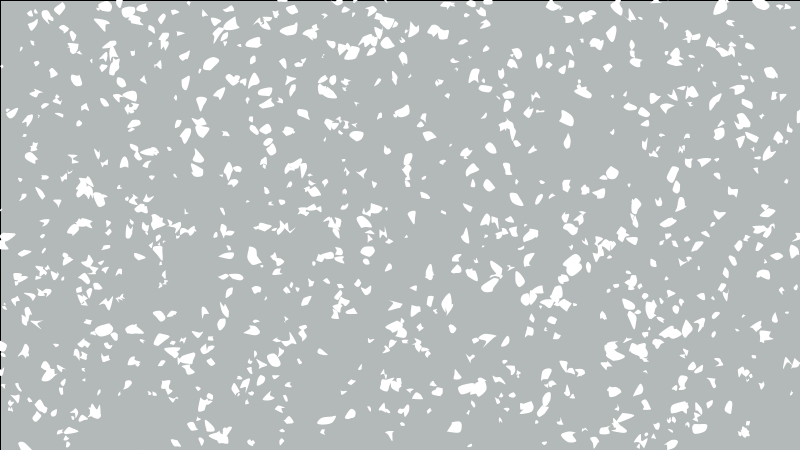
Frame 1 (no input)
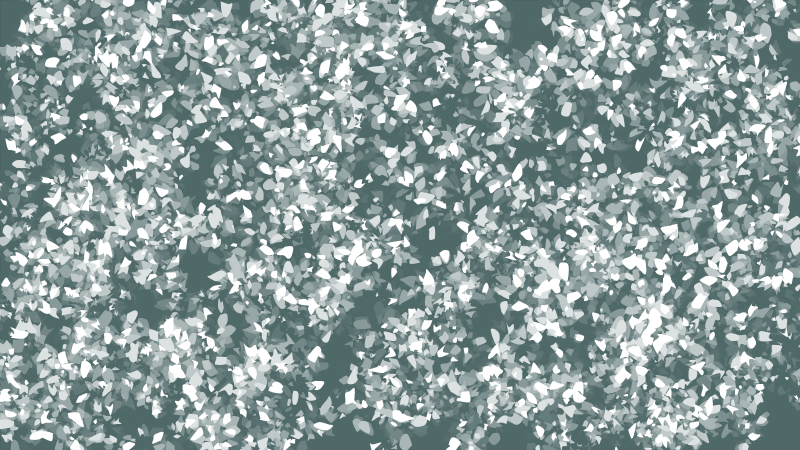
Frame 60 (the mouse pressed at the canvas centre just before this capture)
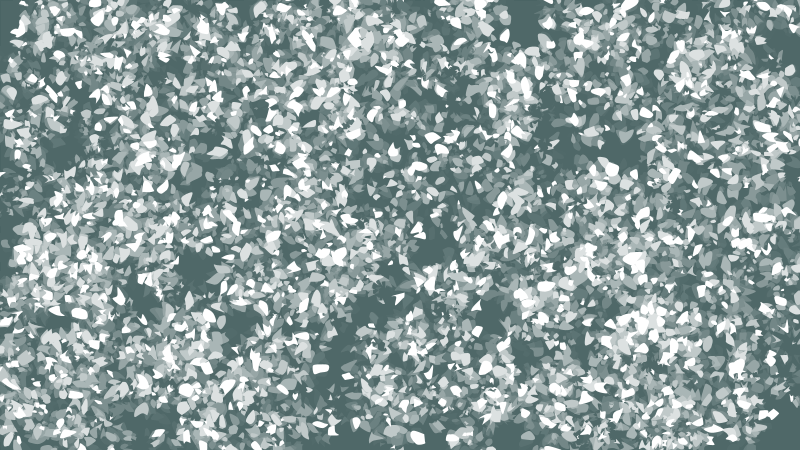
Frame 120 (the mouse held since frame 60 and released just before this capture)

The Processing sketch that drew these frames (run headless with seeded random() and noise(); from frame 60 on, the mouse is pressed at the canvas centre):

// Processing sketch: processing_27767
// ── processing_27767.pde

int w=800;
int h=450;
int Nshapes=1000;
float[] point1x = new float[Nshapes];    // create the arrays
float[] point1y = new float[Nshapes];
float[] point2x = new float[Nshapes];    
float[] point2y = new float[Nshapes];
float[] point3x = new float[Nshapes];    
float[] point3y = new float[Nshapes];
float[] point4x = new float[Nshapes];    
float[] point4y = new float[Nshapes];
float[] point5x = new float[Nshapes];    
float[] point5y = new float[Nshapes];
float[] point6x = new float[Nshapes];    
float[] point6y = new float[Nshapes];

float[] positionX= new float[Nshapes];  
float[] positionY= new float[Nshapes];  

void setup(){
size(800,450);
smooth();
frameRate(24);

for (int i=0; i < Nshapes; i++) {        // Fill with random positions
  positionX[i]= random(w);
  positionY[i]= random(h);
}

for (int i=0; i < Nshapes; i++) {        // Fill with random points
point1x[i]= random(w*4/8,w*6/8);
point1y[i]= random(h*1/8,h*3/8);
point2x[i]= random(w*4/8,w*7/8);
point2y[i]= random(h*3/8,h*5/8);
point3x[i]= random(w*4/8,w*6/8);
point3y[i]= random(h*5/8,h*7/8);
point4x[i]= random(w*2/8,w*4/8);
point4y[i]= random(h*5/8,h*7/8);
point5x[i]= random(w*1/8,w*4/8);
point5y[i]= random(h*3/8,h*5/8);
point6x[i]= random(w*2/8,w*4/8);
point6y[i]= random(h*1/8,h*3/8);
  }
}



void draw(){

//background(0);
fill(79,100,100,50);
rect(0,0,w,h);
noStroke();
fill(255);

translate(w/2,h/2);    // move origin to center of screen

for (int i=0; i < Nshapes; i++) {
  pushMatrix();
  translate(positionX[i]-w/2,positionY[i]-h/2);
  scale(random(0.01,0.04));
  rotate(random(TWO_PI));
    beginShape();
    curveVertex(point1x[i],point1y[i]);
    curveVertex(point1x[i],point1y[i]);
    curveVertex(point2x[i],point2y[i]);
    curveVertex(point3x[i],point3y[i]);
    curveVertex(point4x[i],point4y[i]);
    curveVertex(point5x[i],point5y[i]);
    curveVertex(point6x[i],point6y[i]);
    curveVertex(point1x[i],point1y[i]);
    curveVertex(point1x[i],point1y[i]);
    endShape();
  popMatrix();
}
}
                
                                                                                
